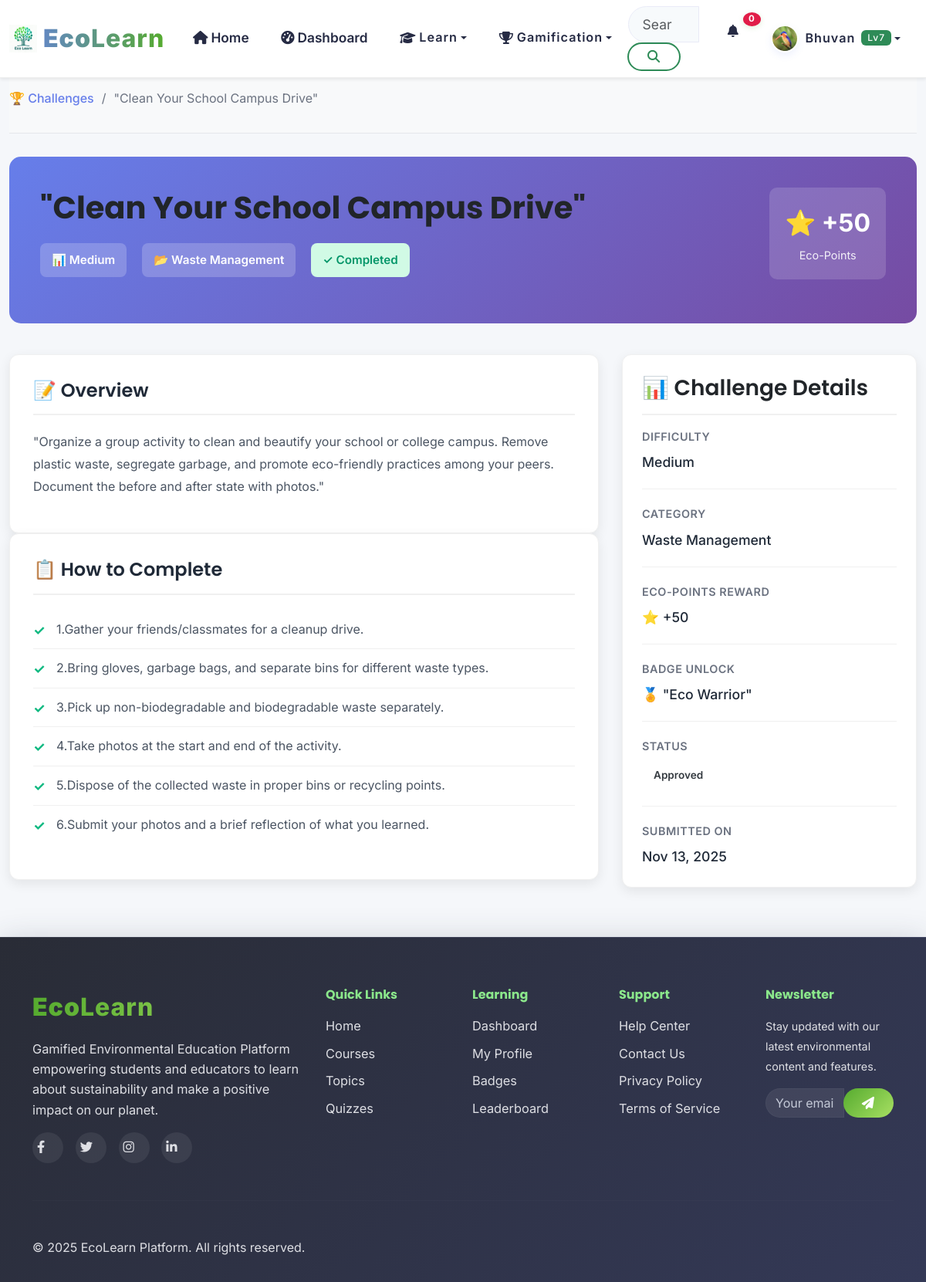
The page /api/v1/challenges/1/ (signed in) on the database its author committed.
### apps/accounts/models.py (models this page shows, shortened)
class User(AbstractUser):
    email = models.EmailField(unique=True)
    first_name = models.CharField(max_length=30)
    last_name = models.CharField(max_length=30)
    USER_TYPES = (
        ('student', 'Student'),
        ('teacher', 'Teacher'),
        ('admin', 'Administrator'),
    )
    user_type = models.CharField(max_length=20, choices=USER_TYPES, default='student')
    institution = models.CharField(max_length=100, blank=True)
    grade_level = models.CharField(max_length=20, blank=True)
    student_id = models.CharField(max_length=100, blank=True)  # NEW
    avatar = models.ImageField(upload_to='avatars/', blank=True, null=True)
    bio = models.TextField(max_length=500, blank=True)
    date_of_birth = models.DateField(blank=True, null=True)
    phone = models.CharField(max_length=20, blank=True)  # NEW
    total_points = models.IntegerField(default=0)
    level = models.IntegerField(default=1)
    experience_points = models.IntegerField(default=0)
    last_login_streak = models.IntegerField(default=0)
    total_lessons_completed = models.IntegerField(default=0)
    total_quizzes_taken = models.IntegerField(default=0)
    preferred_language = models.CharField(max_length=10, default='en')
    notifications_enabled = models.BooleanField(default=True)
    email_notifications = models.BooleanField(default=False)
    show_on_leaderboard = models.BooleanField(default=True)
    learning_style = models.CharField(max_length=50, blank=True)
    created_at = models.DateTimeField(auto_now_add=True)
    updated_at = models.DateTimeField(auto_now=True)
    is_verified = models.BooleanField(default=False)
    USERNAME_FIELD = 'email'
    REQUIRED_FIELDS = ['username', 'first_name', 'last_name']
    class Meta:
        db_table = 'users'
        verbose_name = 'User'
        verbose_name_plural = 'Users'

### apps/challenges/models.py (models this page shows, shortened)
class Challenge(models.Model):
    STATUS_CHOICES = [
        ('active', 'Active'),
        ('inactive', 'Inactive'),
        ('archived', 'Archived'),
    ]
    title = models.CharField(max_length=200)
    description = models.TextField()
    instructions = models.TextField(help_text="Step-by-step instructions for completing the challenge")
    difficulty = models.CharField(
        max_length=20,
        choices=[
            ('easy', 'Easy'),
            ('medium', 'Medium'),
            ('hard', 'Hard'),
        ],
        default='medium'
    )
    points_reward = models.IntegerField(default=50, help_text="Points awarded upon approval")
    badge_name = models.CharField(max_length=100, blank=True, help_text="Badge name (optional)")
    category = models.CharField(
        max_length=100,
        choices=[
            ('tree_plantation', 'Tree Plantation'),
            ('waste_management', 'Waste Management'),
            ('water_conservation', 'Water Conservation'),
            ('energy_saving', 'Energy Saving'),
            ('clean_environment', 'Clean Environment'),
            ('other', 'Other'),
        ],
        default='other'
    )
    thumbnail = models.ImageField(upload_to='challenges/', null=True, blank=True)
    status = models.CharField(max_length=20, choices=STATUS_CHOICES, default='active')
    created_at = models.DateTimeField(auto_now_add=True)
    updated_at = models.DateTimeField(auto_now=True)
    class Meta:
        ordering = ['-created_at']

class ChallengeSubmission(models.Model):
    SUBMISSION_STATUS = [
        ('pending', 'Pending Review'),
        ('approved', 'Approved'),
        ('rejected', 'Rejected'),
    ]
    user = models.ForeignKey(User, on_delete=models.CASCADE, related_name='challenge_submissions')
    challenge = models.ForeignKey(Challenge, on_delete=models.CASCADE, related_name='submissions')
    proof_file = models.FileField(
        upload_to='challenge_proofs/%Y/%m/%d/',
        validators=[FileExtensionValidator(allowed_extensions=['pdf', 'jpg', 'jpeg', 'png'])]
    )
    description = models.TextField(blank=True, help_text="User's description of what they did")
    status = models.CharField(max_length=20, choices=SUBMISSION_STATUS, default='pending')
    submitted_at = models.DateTimeField(auto_now_add=True)
    reviewed_at = models.DateTimeField(null=True, blank=True)
    reviewer_notes = models.TextField(blank=True, help_text="Admin notes during review")
    reviewed_by = models.ForeignKey(
        User,
        on_delete=models.SET_NULL,
        null=True,
        blank=True,
        related_name='reviewed_submissions'
    )
    class Meta:
        unique_together = ('user', 'challenge')  # One submission per user per challenge
        ordering = ['-submitted_at']

### apps/challenges/views.py (the view)
# urls.py: path('<int:pk>/', views.ChallengeDetailView.as_view(), name='challenge_detail'),
class ChallengeDetailView(LoginRequiredMixin, DetailView):
    model = Challenge
    template_name = 'challenges/challenge_detail.html'
    context_object_name = 'challenge'
    def get_context_data(self, **kwargs):
        context = super().get_context_data(**kwargs)
        user = self.request.user
        challenge = self.get_object()
        context['user_submission'] = ChallengeSubmission.objects.filter(
            user=user,
            challenge=challenge
        ).first()
        instructions_list = [
            line.strip() for line in challenge.instructions.split('\n')
            if line.strip()
        ]
        context['instructions_list'] = instructions_list
        return context

### templates/challenges/challenge_detail.html (shortened to what this page needs)
{% extends 'base.html' %}
{% load static %}
{% block content %}
<div class="container-fluid py-4">
    <div class="breadcrumb-section">
        <div class="breadcrumb">
            <a href="{% url 'challenges:challenge_list' %}">🏆 Challenges</a>
            <span>/</span>
            <span>{{ challenge.title }}</span>
        </div>
    </div>
    <div class="challenge-header">
        <div class="challenge-header-content">
            <div>
                <h1>{{ challenge.title }}</h1>
                <div class="challenge-header-meta">
                    <span class="meta-badge">📊 {{ challenge.get_difficulty_display }}</span>
                    <span class="meta-badge">📂 {{ challenge.get_category_display }}</span>
                    {% if user_submission and user_submission.status == 'approved' %}
                        <span class="meta-badge status-completed">✓ Completed</span>
                    {% elif user_submission %}
                        <span class="meta-badge status-pending">⏳ {{ user_submission.get_status_display }}</span>
                    {% endif %}
                </div>
            </div>
            <div class="points-display">
                <div class="value">⭐ +{{ challenge.points_reward }}</div>
                <div class="label">Eco-Points</div>
            </div>
        </div>
    </div>
    <div class="content-grid">
        <div>
            <div class="content-card">
                <h2>📝 Overview</h2>
                <p style="color: #4b5563; line-height: 1.8; font-size: 1rem;">{{ challenge.description }}</p>
            </div>
            <div class="content-card">
                <h2>📋 How to Complete</h2>
               <ol class="instructions-list">
    {% for instruction in instructions_list %}
        <li>{{ instruction }}</li>
    {% empty %}
        <li>{{ challenge.instructions }}</li>
    {% endfor %}
</ol>
            </div>
        </div>
        <div>
            <div class="sidebar-card">
                <h3 style="border-bottom: 2px solid #f0f0f0; padding-bottom: 15px; margin-top: 0;">📊 Challenge Details</h3>
                <div class="info-item">
                    <div class="info-label">Difficulty</div>
                    <div class="info-value">{{ challenge.get_difficulty_display }}</div>
                </div>
                <div class="info-item">
                    <div class="info-label">Category</div>
                    <div class="info-value">{{ challenge.get_category_display }}</div>
                </div>
                <div class="info-item">
                    <div class="info-label">Eco-Points Reward</div>
                    <div class="info-value">⭐ +{{ challenge.points_reward }}</div>
                </div>
                {% if challenge.badge_name %}
                    <div class="info-item">
                        <div class="info-label">Badge Unlock</div>
                        <div class="info-value">🏅 {{ challenge.badge_name }}</div>
                    </div>
                {% endif %}
                <div class="info-item">
                    <div class="info-label">Status</div>
                    {% if user_submission %}
                        <div class="status-badge status-{{ user_submission.get_status_display|lower }}">
                            {{ user_submission.get_status_display }}
                        </div>
                    {% else %}
                        <div class="status-badge" style="background: #e0e7ff; color: #4f46e5;">Not Submitted</div>
                    {% endif %}
                </div>
                {% if user_submission %}
                    <div class="info-item">
                        <div class="info-label">Submitted On</div>
                        <div class="info-value">{{ user_submission.submitted_at|date:"M d, Y" }}</div>
                    </div>
                {% endif %}
            </div>
        </div>
    </div>
</div>
{% endblock %}

### templates/components/navigation.html (shortened to what this page needs)
{% load static %}
<nav class="navbar navbar-expand-lg navbar-light bg-white shadow-sm fixed-top">
    <div class="container-fluid">
        <a class="navbar-brand d-flex align-items-center" href="{% url 'core:home' %}">
            <img src="{% static 'images/Logos.png' %}" alt="EEP Logo" class="navbar-logo me-2" style="height: 32px;">
            <span class="brand-text"><strong class="text-primary">Eco</strong><span class="text-success">Learn</span></span>
        </a>
        <div class="collapse navbar-collapse" id="navbarNav">
            <ul class="navbar-nav me-auto">
                <li class="nav-item">
                    <a class="nav-link {% if request.resolver_match.url_name == 'home' %}active{% endif %}" href="{% url 'core:home' %}">
                        <i class="fas fa-home me-1"></i>Home
                    </a>
                </li>
                {% if user.is_authenticated %}
                    {% if user.user_type != 'teacher' %}
                    <li class="nav-item">
                        <a class="nav-link {% if request.resolver_match.url_name == 'dashboard' %}active{% endif %}" href="{% url 'core:dashboard' %}">
                            <i class="fas fa-tachometer-alt me-1"></i>Dashboard
                        </a>
                    </li>
                    {% endif %}
                {% endif %}
                 {% if user.user_type != 'teacher' %}
                <li class="nav-item dropdown">
                    <button class="nav-link dropdown-toggle btn btn-link border-0 bg-transparent" type="button" data-bs-toggle="dropdown">
                        <i class="fas fa-graduation-cap me-1"></i>Learn
                    </button>
                </li>
                {% endif %}
                {% if user.is_authenticated %}
                <li class="nav-item dropdown">
                    <button class="nav-link dropdown-toggle btn btn-link border-0 bg-transparent" type="button" data-bs-toggle="dropdown">
                        <i class="fas fa-trophy me-1"></i>Gamification
                    </button>
                </li>
                {% endif %}
            </ul>
            <form class="d-flex me-3" role="search">
                <div class="input-group">
                    <input class="form-control search-input" type="search" placeholder="Search courses, topics..." aria-label="Search" id="globalSearch">
                    <button class="btn btn-outline-primary" type="submit">
                        <i class="fas fa-search"></i>
                    </button>
                </div>
            </form>
            <ul class="navbar-nav">
                {% if user.is_authenticated %}
                    <li class="nav-item dropdown">
                        <button class="nav-link notification-toggle btn btn-link border-0 bg-transparent" type="button" data-bs-toggle="dropdown">
                            <i class="fas fa-bell"></i>
                            <span class="notification-badge" id="notificationCount">0</span>
                        </button>
                    </li>
                    <li class="nav-item dropdown">
                        <button class="nav-link dropdown-toggle user-menu btn btn-link border-0 bg-transparent" type="button" data-bs-toggle="dropdown">
                            <img src="{% if user.avatar %}{{ user.avatar.url }}{% else %}{% static 'images/avatars/default.png' %}{% endif %}" alt="Profile" class="user-avatar me-2">
                            <span class="user-name">{{ user.first_name }}</span>
                            <span class="user-level badge bg-primary ms-2">Lv{{ user_level }}</span>
                        </button>
                    </li>
                {% endif %}
            </ul>
        </div>
    </div>
</nav>

### rows shown on the page
User: avatar (picture), first_name "Bhuvan"
Challenge: title "\"Clean Your School Campus Drive\"", difficulty "Medium", category "Waste Management", points_reward "50", description "\"Organize a group activity to clean and beautify your school or college campus. Remove plastic waste, segregate garbage, and promote eco-friendly practices among your peers. Document the before and after state with photos.\"", badge_name "\"Eco Warrior\""
ChallengeSubmission: status "Approved", submitted_at "Nov 13, 2025"

### other values the page prints
{{ user_level }} "7"
{{ instruction }} "1.Gather your friends/classmates for a cleanup drive." "2.Bring gloves, garbage bags, and separate bins for different waste types." "3.Pick up non-biodegradable and biodegradable waste separately." "4.Take photos at the start and end of the activity." "5.Dispose of the collected waste in proper bins or recycling points." "6.Submit your photos and a brief reflection of what you learned."
